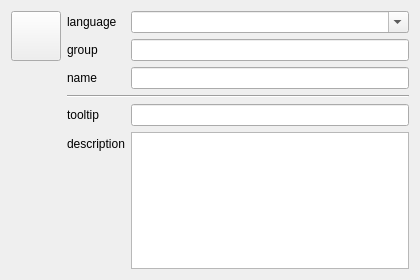
<?xml version="1.0" encoding="UTF-8"?>
<ui version="4.0">
 <class>WizardPage</class>
 <widget class="QWizardPage" name="WizardPage">
  <property name="geometry">
   <rect>
    <x>0</x>
    <y>0</y>
    <width>420</width>
    <height>280</height>
   </rect>
  </property>
  <property name="minimumSize">
   <size>
    <width>420</width>
    <height>280</height>
   </size>
  </property>
  <property name="windowTitle">
   <string>WizardPage</string>
  </property>
  <property name="title">
   <string>IDE Template Options</string>
  </property>
  <layout class="QGridLayout" name="gridLayout">
   <item row="0" column="0">
    <widget class="QPushButton" name="uiIconBTN">
     <property name="minimumSize">
      <size>
       <width>50</width>
       <height>50</height>
      </size>
     </property>
     <property name="maximumSize">
      <size>
       <width>50</width>
       <height>50</height>
      </size>
     </property>
     <property name="text">
      <string/>
     </property>
     <property name="iconSize">
      <size>
       <width>48</width>
       <height>48</height>
      </size>
     </property>
     <property name="flat">
      <bool>false</bool>
     </property>
    </widget>
   </item>
   <item row="0" column="1" rowspan="2">
    <layout class="QFormLayout" name="formLayout">
     <item row="0" column="0">
      <widget class="QLabel" name="label_2">
       <property name="text">
        <string>language</string>
       </property>
      </widget>
     </item>
     <item row="0" column="1">
      <widget class="QComboBox" name="uiLanguageDDL">
       <property name="sizePolicy">
        <sizepolicy hsizetype="Expanding" vsizetype="Fixed">
         <horstretch>0</horstretch>
         <verstretch>0</verstretch>
        </sizepolicy>
       </property>
       <property name="editable">
        <bool>true</bool>
       </property>
      </widget>
     </item>
     <item row="1" column="0">
      <widget class="QLabel" name="label_3">
       <property name="text">
        <string>group</string>
       </property>
      </widget>
     </item>
     <item row="1" column="1">
      <widget class="QLineEdit" name="uiGroupTXT"/>
     </item>
     <item row="2" column="0">
      <widget class="QLabel" name="label">
       <property name="text">
        <string>name</string>
       </property>
      </widget>
     </item>
     <item row="2" column="1">
      <widget class="QLineEdit" name="uiNameTXT"/>
     </item>
     <item row="3" column="0" colspan="2">
      <widget class="Line" name="line">
       <property name="orientation">
        <enum>Qt::Horizontal</enum>
       </property>
      </widget>
     </item>
     <item row="4" column="0">
      <widget class="QLabel" name="label_4">
       <property name="text">
        <string>tooltip</string>
       </property>
      </widget>
     </item>
     <item row="4" column="1">
      <widget class="QLineEdit" name="uiTooltipTXT"/>
     </item>
     <item row="5" column="0">
      <widget class="QLabel" name="label_5">
       <property name="text">
        <string>description</string>
       </property>
      </widget>
     </item>
     <item row="5" column="1">
      <widget class="QTextEdit" name="uiDescriptionTXT"/>
     </item>
    </layout>
   </item>
   <item row="1" column="0">
    <spacer name="verticalSpacer">
     <property name="orientation">
      <enum>Qt::Vertical</enum>
     </property>
     <property name="sizeHint" stdset="0">
      <size>
       <width>20</width>
       <height>240</height>
      </size>
     </property>
    </spacer>
   </item>
  </layout>
 </widget>
 <resources/>
 <connections/>
</ui>
